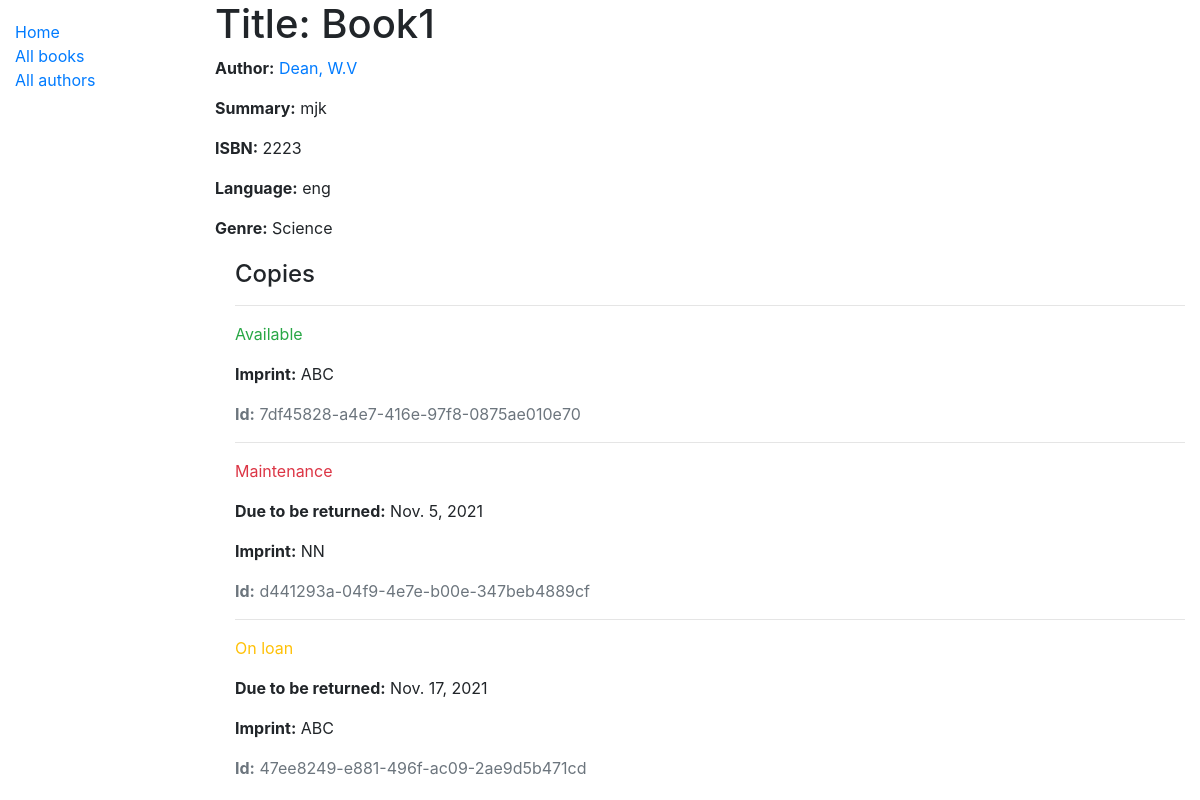
/catalog/book/1, run on the app's committed database.
### catalog/models.py (models this page shows, shortened)
class Book(models.Model):
    title = models.CharField(max_length=200)
    author = models.ForeignKey('Author', on_delete=models.SET_NULL, null=True)
    summary = models.TextField(max_length=1000, help_text='Enter a brief description of the book')
    isbn = models.CharField('ISBN', max_length=13, unique=True,
                            help_text='13 Character <a href="https://www.isbn-international.org/content/what-isbn">ISBN number</a>')
    genre = models.ManyToManyField(Genre, help_text='Select a genre for this book')
    language = models.ForeignKey('Language', on_delete=models.SET_NULL, null=True)
    def display_genre(self):
        """Create a string for the Genre. This is required to display genre in Admin."""
        return ', '.join(genre.name for genre in self.genre.all()[:3])
    display_genre.short_description = 'Genre'

class Author(models.Model):
    first_name = models.CharField(max_length=100)
    last_name = models.CharField(max_length=100)
    date_of_birth = models.DateField(null=True, blank=True)
    date_of_death = models.DateField('Died', null=True, blank=True)
    class Meta:
        ordering = ['last_name', 'first_name']
    def get_absolute_url(self):
        return reverse('author-detail', args=[str(self.id)])
    def __str__(self):
        return f'{self.last_name}, {self.first_name}'

class Language(models.Model):
    name = models.CharField(max_length=300, help_text="language of book")
    def __str__(self):
        return self.name

class Genre(models.Model):
    name = models.CharField(max_length=200, help_text="Book genre")
    def __str__(self):
        return self.name

class BookInstance(models.Model):
    id = models.UUIDField(primary_key=True, default=uuid.uuid4,
                          help_text='Unique ID for this particular book across whole library')
    book = models.ForeignKey('Book', on_delete=models.RESTRICT, null=True)
    imprint = models.CharField(max_length=200)
    due_back = models.DateField(null=True, blank=True)
    LOAN_STATUS = (
        ('m', 'Maintenance'),
        ('o', 'On loan'),
        ('a', 'Available'),
        ('r', 'Reserved'),
    )
    status = models.CharField(
        max_length=1,
        choices=LOAN_STATUS,
        blank=True,
        default='m',
        help_text='Book availability',
    )
    class Meta:
        ordering = ['due_back']

### catalog/views.py (the view)
# urls.py: path('book/<int:pk>', views.BookDetailView.as_view(), name='book-detail'),
class BookDetailView(generic.DetailView):
    model = Book
    template_name = 'book_detail.html'

### catalog/templates/book_detail.html
{% extends "base_generic.html" %}
{% block content %}
  <h1>Title: {{ book.title }}</h1>
  <p><strong>Author:</strong> <a href="{{ book.author.get_absolute_url }}">{{ book.author }}</a></p>
  <p><strong>Summary:</strong> {{ book.summary }}</p>
  <p><strong>ISBN:</strong> {{ book.isbn }}</p>
  <p><strong>Language:</strong> {{ book.language }}</p>
  <p><strong>Genre:</strong> {{ book.genre.all|join:", " }}</p>
  <div style="margin-left:20px;margin-top:20px">
    <h4>Copies</h4>
    {% for copy in book.bookinstance_set.all %}
      <hr>
      <p class="{% if copy.status == 'a' %}text-success{% elif copy.status == 'm' %}text-danger{% else %}text-warning{% endif %}">
        {{ copy.get_status_display }}
      </p>
      {% if copy.status != 'a' %}
        <p><strong>Due to be returned:</strong> {{ copy.due_back }}</p>
      {% endif %}
      <p><strong>Imprint:</strong> {{ copy.imprint }}</p>
      <p class="text-muted"><strong>Id:</strong> {{ copy.id }}</p>
    {% endfor %}
  </div>
{% endblock %}

### catalog/templates/base_generic.html (shortened to what this page needs)
<!DOCTYPE html>
<html lang="en">
<head>
    <link rel="stylesheet" href="https://cdn.jsdelivr.net/npm/bootstrap@4.5.3/dist/css/bootstrap.min.css"
>
    {% load static %}
    <link rel="stylesheet" href="{% static 'css/styles.css' %}">
</head>
<body>
<div class="container-fluid">
    <div class="row">
        <div class="col-sm-2">
            {% block sidebar %}
                <ul class="sidebar-nav">
                    <li><a href="{% url 'index' %}">Home</a></li>
                    <li><a href="{% url 'books' %}">All books</a></li>
                    <li><a href="{% url 'authors' %}">All authors</a></li>
                </ul>
            {% endblock %}
        </div>
        <div class="col-sm-10 ">{% block content %}{% endblock %}</div>
    </div>
</div>
</body>
</html>

### catalog/static/css/styles.css (style rules this page uses)
.sidebar-nav { margin-top: 20px; padding: 0; list-style: none; }

### data on the page
Book: title "Book1", author "Dean, W.V", summary "mjk", isbn "2223", language "eng", genre.all "Science"
BookInstance: status "Available", imprint "ABC", id "7df45828-a4e7-416e-97f8-0875ae010e70"
BookInstance: status "Maintenance", due_back "Nov. 5, 2021", imprint "NN", id "d441293a-04f9-4e7e-b00e-347beb4889cf"
BookInstance: status "On loan", due_back "Nov. 17, 2021", imprint "ABC", id "47ee8249-e881-496f-ac09-2ae9d5b471cd"
